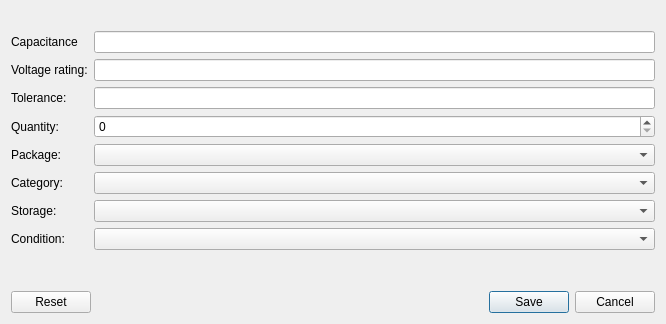
<?xml version="1.0" encoding="UTF-8"?>
<ui version="4.0">
 <class>QuickAddCapacitorDialog</class>
 <widget class="QDialog" name="QuickAddCapacitorDialog">
  <property name="geometry">
   <rect>
    <x>0</x>
    <y>0</y>
    <width>666</width>
    <height>324</height>
   </rect>
  </property>
  <property name="windowTitle">
   <string>Add capacitor</string>
  </property>
  <property name="windowIcon">
   <iconset resource="../extras.qrc">
    <normaloff>:/parts/extras/category/ceramic_16x16.png</normaloff>:/parts/extras/category/ceramic_16x16.png</iconset>
  </property>
  <layout class="QVBoxLayout" name="verticalLayout">
   <item>
    <widget class="KMessageWidget" name="messageWidget" native="true"/>
   </item>
   <item>
    <layout class="QFormLayout" name="formLayout">
     <item row="0" column="0">
      <widget class="QWidget" name="widget" native="true"/>
     </item>
     <item row="0" column="1">
      <spacer name="verticalSpacer_2">
       <property name="orientation">
        <enum>Qt::Vertical</enum>
       </property>
       <property name="sizeType">
        <enum>QSizePolicy::Minimum</enum>
       </property>
       <property name="sizeHint" stdset="0">
        <size>
         <width>20</width>
         <height>8</height>
        </size>
       </property>
      </spacer>
     </item>
     <item row="1" column="0">
      <widget class="QLabel" name="label">
       <property name="text">
        <string>Capacitance</string>
       </property>
       <property name="buddy">
        <cstring>capacitanceValueLineEdit</cstring>
       </property>
      </widget>
     </item>
     <item row="1" column="1">
      <widget class="QLineEdit" name="capacitanceValueLineEdit"/>
     </item>
     <item row="2" column="0">
      <widget class="QLabel" name="label_3">
       <property name="text">
        <string>Voltage rating:</string>
       </property>
       <property name="buddy">
        <cstring>voltageRatingLineEdit</cstring>
       </property>
      </widget>
     </item>
     <item row="2" column="1">
      <widget class="QLineEdit" name="voltageRatingLineEdit">
       <property name="inputMethodHints">
        <set>Qt::ImhNone</set>
       </property>
      </widget>
     </item>
     <item row="3" column="0">
      <widget class="QLabel" name="label_9">
       <property name="text">
        <string>Tolerance:</string>
       </property>
       <property name="buddy">
        <cstring>toleranceLineEdit</cstring>
       </property>
      </widget>
     </item>
     <item row="3" column="1">
      <widget class="QLineEdit" name="toleranceLineEdit"/>
     </item>
     <item row="4" column="0">
      <widget class="QLabel" name="label_8">
       <property name="text">
        <string>Quantity:</string>
       </property>
       <property name="buddy">
        <cstring>quantitySpinBox</cstring>
       </property>
      </widget>
     </item>
     <item row="4" column="1">
      <widget class="QSpinBox" name="quantitySpinBox"/>
     </item>
     <item row="5" column="0">
      <widget class="QLabel" name="label_10">
       <property name="text">
        <string>Package:</string>
       </property>
       <property name="buddy">
        <cstring>partPackageComboBox</cstring>
       </property>
      </widget>
     </item>
     <item row="5" column="1">
      <widget class="RelationalComboBox" name="partPackageComboBox"/>
     </item>
     <item row="6" column="0">
      <widget class="QLabel" name="label_4">
       <property name="text">
        <string>Category:</string>
       </property>
       <property name="buddy">
        <cstring>partCategoryComboBox</cstring>
       </property>
      </widget>
     </item>
     <item row="6" column="1">
      <widget class="TreeViewComboBox" name="partCategoryComboBox"/>
     </item>
     <item row="7" column="0">
      <widget class="QLabel" name="label_5">
       <property name="text">
        <string>Storage:</string>
       </property>
       <property name="buddy">
        <cstring>partStorageComboBox</cstring>
       </property>
      </widget>
     </item>
     <item row="7" column="1">
      <widget class="TreeViewComboBox" name="partStorageComboBox"/>
     </item>
     <item row="8" column="0">
      <widget class="QLabel" name="label_6">
       <property name="text">
        <string>Condition:</string>
       </property>
       <property name="buddy">
        <cstring>partConditionComboBox</cstring>
       </property>
      </widget>
     </item>
     <item row="8" column="1">
      <widget class="RelationalComboBox" name="partConditionComboBox"/>
     </item>
    </layout>
   </item>
   <item>
    <spacer name="verticalSpacer">
     <property name="orientation">
      <enum>Qt::Vertical</enum>
     </property>
     <property name="sizeType">
      <enum>QSizePolicy::MinimumExpanding</enum>
     </property>
     <property name="sizeHint" stdset="0">
      <size>
       <width>20</width>
       <height>16</height>
      </size>
     </property>
    </spacer>
   </item>
   <item>
    <widget class="QDialogButtonBox" name="buttonBox">
     <property name="orientation">
      <enum>Qt::Horizontal</enum>
     </property>
     <property name="standardButtons">
      <set>QDialogButtonBox::Cancel|QDialogButtonBox::Reset|QDialogButtonBox::Save</set>
     </property>
    </widget>
   </item>
  </layout>
 </widget>
 <customwidgets>
  <customwidget>
   <class>TreeViewComboBox</class>
   <extends>QComboBox</extends>
   <header>widgets/treeviewcombobox.h</header>
  </customwidget>
  <customwidget>
   <class>RelationalComboBox</class>
   <extends>QComboBox</extends>
   <header>widgets/relationalcombobox.h</header>
  </customwidget>
  <customwidget>
   <class>KMessageWidget</class>
   <extends>QWidget</extends>
   <header>widgets/kmessagewidget.h</header>
   <container>1</container>
  </customwidget>
 </customwidgets>
 <resources>
  <include location="../extras.qrc"/>
 </resources>
 <connections>
  <connection>
   <sender>buttonBox</sender>
   <signal>rejected()</signal>
   <receiver>QuickAddCapacitorDialog</receiver>
   <slot>reject()</slot>
   <hints>
    <hint type="sourcelabel">
     <x>404</x>
     <y>295</y>
    </hint>
    <hint type="destinationlabel">
     <x>404</x>
     <y>272</y>
    </hint>
   </hints>
  </connection>
 </connections>
</ui>
